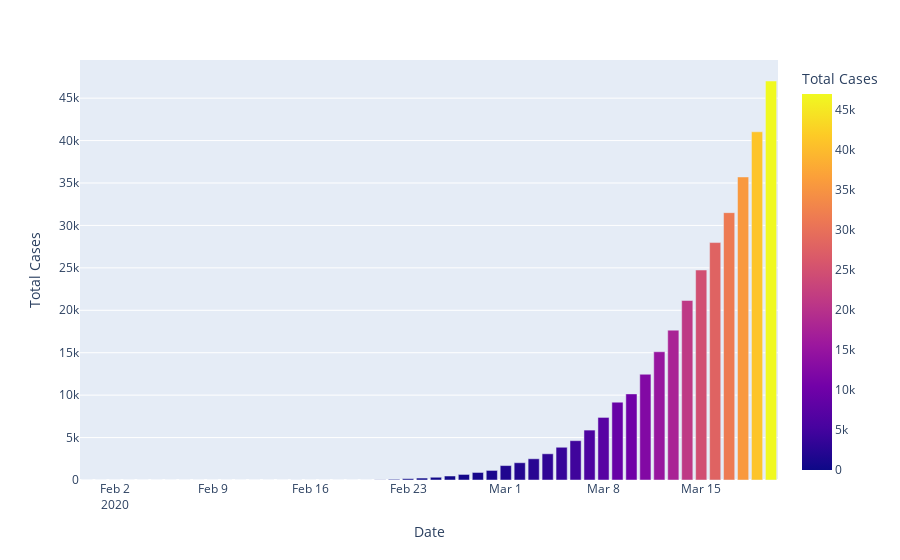

Write notebook code for a chart like this one.
### Code cell
fig=px.bar(dbd_Italy,x='Date',y='Total Cases',color='Total Cases')
fig.show()

### Figure 1 — Plotly figure (JSON) as saved in the notebook; plotly's stock layout.template omitted (floating-point values rounded to 4 significant figures)
{"data": [{"alignmentgroup": "True", "hovertemplate": "Date=%{x}<br>Total Cases=%{marker.color}<extra></extra>", "legendgroup": "", "marker": {"color": [2, 2, 2, 2, 2, 2, 3, 3, 3, 3, 3, 3, 3, 3, 3, 3, 3, 3, 3, 3, 3, 3, 20, 79, 157, 229, 323, 470, 655, 889, 1128, 1701, 2036, 2502, 3089, 3858, 4636, 5883, 7375, 9172, 10149, 12462, 15113, 17660, 21157, 24747, 27980, 31506, 35713, 41035, 47021], "coloraxis": "coloraxis"}, "name": "", "offsetgroup": "", "orientation": "v", "showlegend": false, "textposition": "auto", "type": "bar", "x": ["2020-01-31T00:00:00", "2020-02-01T00:00:00", "2020-02-02T00:00:00", "2020-02-03T00:00:00", "2020-02-04T00:00:00", "2020-02-05T00:00:00", "2020-02-06T00:00:00", "2020-02-07T00:00:00", "2020-02-08T00:00:00", "2020-02-09T00:00:00", "2020-02-10T00:00:00", "2020-02-11T00:00:00", "2020-02-12T00:00:00", "2020-02-13T00:00:00", "2020-02-14T00:00:00", "2020-02-15T00:00:00", "2020-02-15T00:00:00", "2020-02-16T00:00:00", "2020-02-17T00:00:00", "2020-02-18T00:00:00", "2020-02-19T00:00:00", "2020-02-20T00:00:00", "2020-02-21T00:00:00", "2020-02-22T00:00:00", "2020-02-23T00:00:00", "2020-02-24T00:00:00", "2020-02-25T00:00:00", "2020-02-26T00:00:00", "2020-02-27T00:00:00", "2020-02-28T00:00:00", "2020-02-29T00:00:00", "2020-03-01T00:00:00", "2020-03-02T00:00:00", "2020-03-03T00:00:00", "2020-03-04T00:00:00", "2020-03-05T00:00:00", "2020-03-06T00:00:00", "2020-03-07T00:00:00", "2020-03-08T00:00:00", "2020-03-09T00:00:00", "2020-03-10T00:00:00", "2020-03-11T00:00:00", "2020-03-12T00:00:00", "2020-03-13T00:00:00", "2020-03-14T00:00:00", "2020-03-15T00:00:00", "2020-03-16T00:00:00", "2020-03-17T00:00:00", "2020-03-18T00:00:00", "2020-03-19T00:00:00", "2020-03-20T00:00:00"], "xaxis": "x", "y": [2, 2, 2, 2, 2, 2, 3, 3, 3, 3, 3, 3, 3, 3, 3, 3, 3, 3, 3, 3, 3, 3, 20, 79, 157, 229, 323, 470, 655, 889, 1128, 1701, 2036, 2502, 3089, 3858, 4636, 5883, 7375, 9172, 10149, 12462, 15113, 17660, 21157, 24747, 27980, 31506, 35713, 41035, 47021], "yaxis": "y"}], "layout": {"barmode": "relative", "coloraxis": {"colorbar": {"title": {"text": "Total Cases"}}, "colorscale": [[0, "#0d0887"], [0.1111, "#46039f"], [0.2222, "#7201a8"], [0.3333, "#9c179e"], [0.4444, "#bd3786"], [0.5556, "#d8576b"], [0.6667, "#ed7953"], [0.7778, "#fb9f3a"], [0.8889, "#fdca26"], [1, "#f0f921"]]}, "legend": {"tracegroupgap": 0}, "margin": {"t": 60}, "xaxis": {"anchor": "y", "domain": [0, 1], "title": {"text": "Date"}}, "yaxis": {"anchor": "x", "domain": [0, 1], "title": {"text": "Total Cases"}}}}
